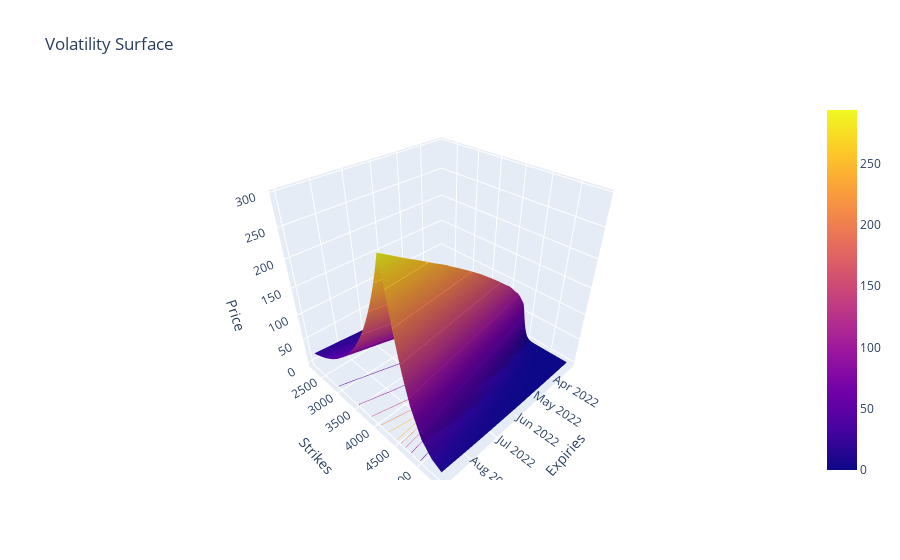
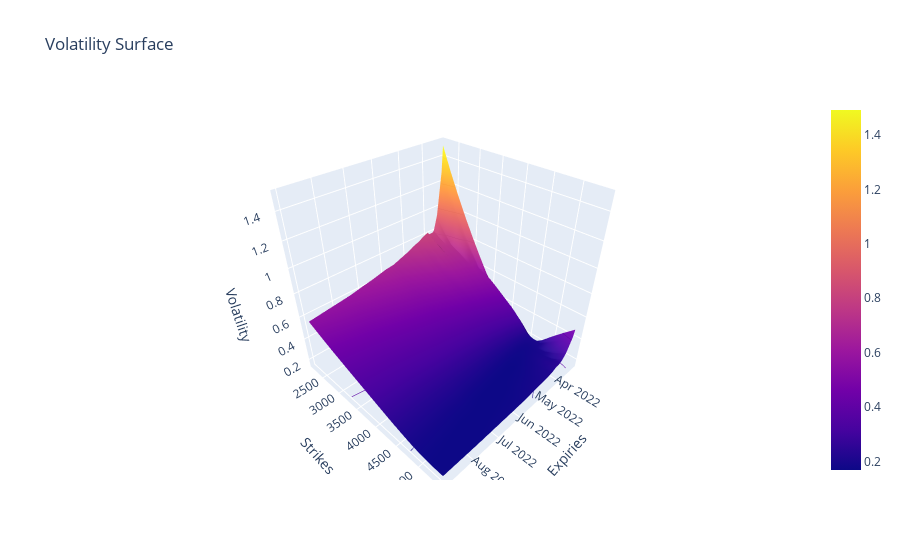

Source (notebook cell) for these figures, in order:
### Code cell
nb.plot_surfaces()

### Figure 1 — Plotly figure (JSON) as saved in the notebook; plotly's stock layout.template omitted (floating-point values rounded to 4 significant figures; data arrays with more than 128 entries replaced by an {"elided": "..."} marker saying what was removed)
{"data": [{"contours": {"z": {"highlightcolor": "limegreen", "project": {"z": true}, "show": true, "usecolormap": true}}, "type": "surface", "x": ["2022-03-09", "2022-03-11", "2022-03-18", "2022-03-23", "2022-03-25", "2022-03-30", "2022-03-31", "2022-04-01", "2022-04-08", "2022-04-14", "2022-04-22", "2022-04-29", "2022-05-20", "2022-05-31", "2022-06-17", "2022-06-30", "2022-07-15", "2022-07-29", "2022-08-31"], "y": [2200, 2400, 2600, 2800, 3000, 3200, 3400, 3500, 3600, 3700, 3800, 3850, 3900, 3950, 3975, 4000, 4025, 4040, 4050, 4060, 4070, 4075, 4080, 4090, 4100, 4110, 4120, 4125, 4130, 4140, 4150, 4160, 4170, 4175, 4180, 4190, 4200, 4210, 4220, 4225, 4230, 4240, 4250, 4260, 4270, 4275, 4280, 4290, 4300, 4310, 4320, 4325, 4330, 4340, 4350, 4360, 4370, 4375, 4380, 4390, 4400, 4410, 4420, 4425, 4430, 4440, 4450, 4460, 4470, 4475, 4480, 4490, 4500, 4510, 4525, 4550, 4600, 4650, 4700, 4800, 5000, 5200, 5400], "z": {"elided": "83x19 float values"}}], "layout": {"scene": {"aspectmode": "cube", "xaxis": {"title": {"text": "Expiries"}}, "yaxis": {"title": {"text": "Strikes"}}, "zaxis": {"title": {"text": "Price"}}}, "title": {"text": "Volatility Surface"}}}

### Figure 2 — Plotly figure (JSON) as saved in the notebook; plotly's stock layout.template omitted (floating-point values rounded to 4 significant figures; data arrays with more than 128 entries replaced by an {"elided": "..."} marker saying what was removed)
{"data": [{"contours": {"z": {"highlightcolor": "limegreen", "project": {"z": true}, "show": true, "usecolormap": true}}, "type": "surface", "x": ["2022-03-09", "2022-03-11", "2022-03-18", "2022-03-23", "2022-03-25", "2022-03-30", "2022-03-31", "2022-04-01", "2022-04-08", "2022-04-14", "2022-04-22", "2022-04-29", "2022-05-20", "2022-05-31", "2022-06-17", "2022-06-30", "2022-07-15", "2022-07-29", "2022-08-31"], "y": [2200, 2400, 2600, 2800, 3000, 3200, 3400, 3500, 3600, 3700, 3800, 3850, 3900, 3950, 3975, 4000, 4025, 4040, 4050, 4060, 4070, 4075, 4080, 4090, 4100, 4110, 4120, 4125, 4130, 4140, 4150, 4160, 4170, 4175, 4180, 4190, 4200, 4210, 4220, 4225, 4230, 4240, 4250, 4260, 4270, 4275, 4280, 4290, 4300, 4310, 4320, 4325, 4330, 4340, 4350, 4360, 4370, 4375, 4380, 4390, 4400, 4410, 4420, 4425, 4430, 4440, 4450, 4460, 4470, 4475, 4480, 4490, 4500, 4510, 4525, 4550, 4600, 4650, 4700, 4800, 5000, 5200, 5400], "z": {"elided": "83x19 float values"}}], "layout": {"scene": {"aspectmode": "cube", "xaxis": {"title": {"text": "Expiries"}}, "yaxis": {"title": {"text": "Strikes"}}, "zaxis": {"title": {"text": "Volatility"}}}, "title": {"text": "Volatility Surface"}}}
